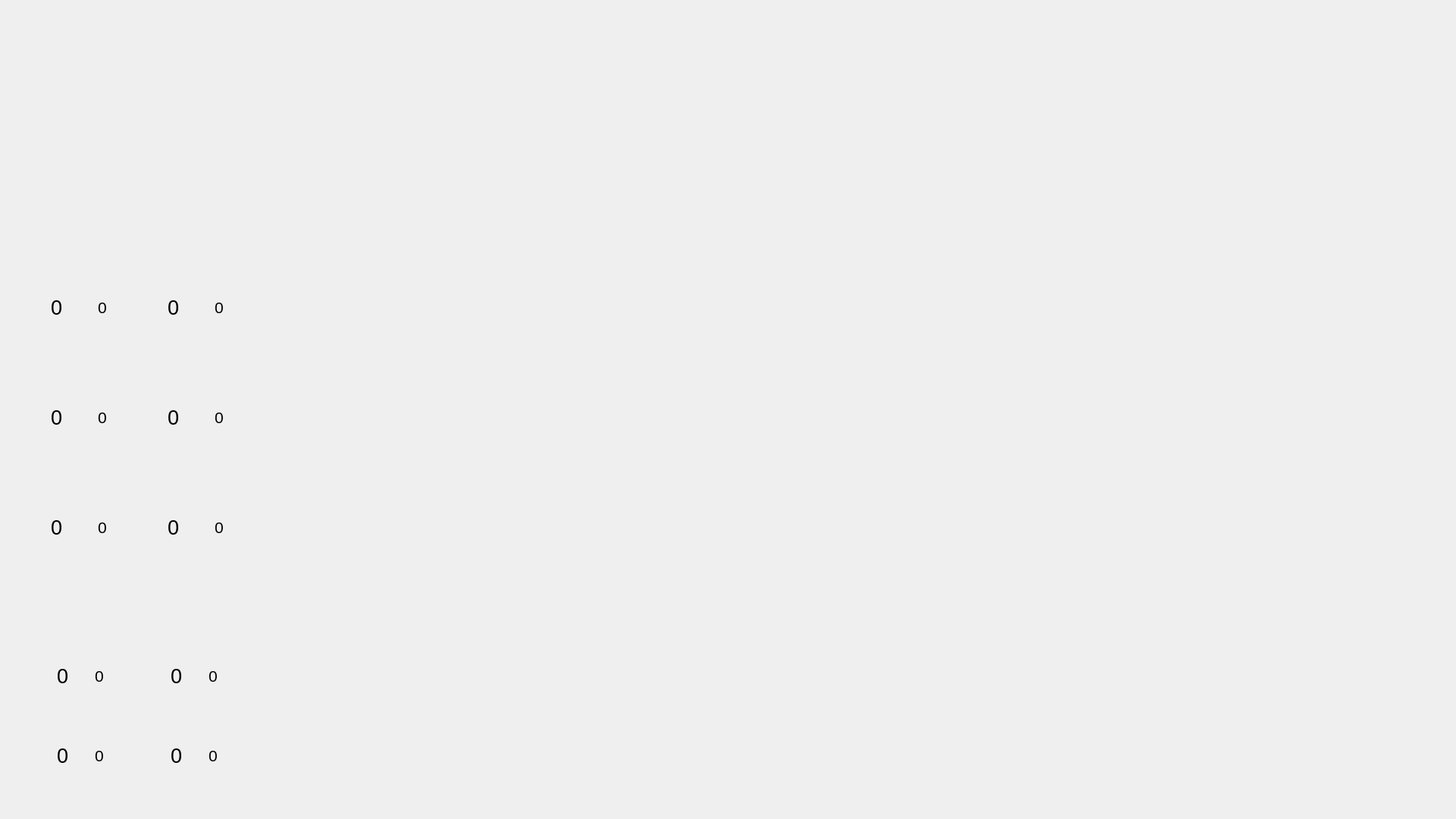
<?xml version="1.0" encoding="UTF-8"?>
<ui version="4.0">
 <class>MainWindow</class>
 <widget class="QMainWindow" name="MainWindow">
  <property name="geometry">
   <rect>
    <x>0</x>
    <y>0</y>
    <width>1920</width>
    <height>1080</height>
   </rect>
  </property>
  <property name="maximumSize">
   <size>
    <width>1920</width>
    <height>1080</height>
   </size>
  </property>
  <property name="windowTitle">
   <string>MainWindow</string>
  </property>
  <property name="styleSheet">
   <string notr="true"/>
  </property>
  <widget class="QWidget" name="centralwidget">
   <widget class="QWidget" name="leftMenu" native="true">
    <property name="geometry">
     <rect>
      <x>0</x>
      <y>0</y>
      <width>370</width>
      <height>1080</height>
     </rect>
    </property>
    <property name="minimumSize">
     <size>
      <width>370</width>
      <height>1080</height>
     </size>
    </property>
    <widget class="QWidget" name="layoutWidget">
     <property name="geometry">
      <rect>
       <x>0</x>
       <y>0</y>
       <width>401</width>
       <height>1077</height>
      </rect>
     </property>
     <layout class="QVBoxLayout" name="verticalLayout">
      <item>
       <spacer name="verticalSpacer">
        <property name="orientation">
         <enum>Qt::Vertical</enum>
        </property>
        <property name="sizeType">
         <enum>QSizePolicy::Fixed</enum>
        </property>
        <property name="sizeHint" stdset="0">
         <size>
          <width>370</width>
          <height>325</height>
         </size>
        </property>
       </spacer>
      </item>
      <item>
       <layout class="QGridLayout" name="gridLayout">
        <property name="sizeConstraint">
         <enum>QLayout::SetFixedSize</enum>
        </property>
        <property name="horizontalSpacing">
         <number>25</number>
        </property>
        <property name="verticalSpacing">
         <number>85</number>
        </property>
        <item row="0" column="0">
         <layout class="QHBoxLayout" name="horizontalLayout">
          <property name="spacing">
           <number>12</number>
          </property>
          <property name="sizeConstraint">
           <enum>QLayout::SetFixedSize</enum>
          </property>
          <item>
           <spacer name="horizontalSpacer_2">
            <property name="orientation">
             <enum>Qt::Horizontal</enum>
            </property>
            <property name="sizeType">
             <enum>QSizePolicy::Fixed</enum>
            </property>
            <property name="sizeHint" stdset="0">
             <size>
              <width>50</width>
              <height>20</height>
             </size>
            </property>
           </spacer>
          </item>
          <item>
           <widget class="QLabel" name="temp_img">
            <property name="sizePolicy">
             <sizepolicy hsizetype="Fixed" vsizetype="Fixed">
              <horstretch>5</horstretch>
              <verstretch>0</verstretch>
             </sizepolicy>
            </property>
            <property name="minimumSize">
             <size>
              <width>50</width>
              <height>60</height>
             </size>
            </property>
            <property name="font">
             <font>
              <pointsize>20</pointsize>
             </font>
            </property>
            <property name="styleSheet">
             <string/>
            </property>
            <property name="text">
             <string>0</string>
            </property>
            <property name="alignment">
             <set>Qt::AlignLeading|Qt::AlignLeft|Qt::AlignVCenter</set>
            </property>
           </widget>
          </item>
          <item>
           <widget class="QLabel" name="temp">
            <property name="sizePolicy">
             <sizepolicy hsizetype="Fixed" vsizetype="Fixed">
              <horstretch>0</horstretch>
              <verstretch>0</verstretch>
             </sizepolicy>
            </property>
            <property name="minimumSize">
             <size>
              <width>50</width>
              <height>40</height>
             </size>
            </property>
            <property name="maximumSize">
             <size>
              <width>50</width>
              <height>40</height>
             </size>
            </property>
            <property name="font">
             <font>
              <family>Arial</family>
              <pointsize>16</pointsize>
             </font>
            </property>
            <property name="styleSheet">
             <string notr="true"/>
            </property>
            <property name="text">
             <string>0</string>
            </property>
            <property name="textFormat">
             <enum>Qt::AutoText</enum>
            </property>
            <property name="alignment">
             <set>Qt::AlignLeading|Qt::AlignLeft|Qt::AlignVCenter</set>
            </property>
           </widget>
          </item>
         </layout>
        </item>
        <item row="0" column="1">
         <layout class="QHBoxLayout" name="horizontalLayout_4">
          <property name="spacing">
           <number>12</number>
          </property>
          <item>
           <widget class="QLabel" name="pres_img">
            <property name="sizePolicy">
             <sizepolicy hsizetype="Fixed" vsizetype="Fixed">
              <horstretch>0</horstretch>
              <verstretch>0</verstretch>
             </sizepolicy>
            </property>
            <property name="minimumSize">
             <size>
              <width>50</width>
              <height>60</height>
             </size>
            </property>
            <property name="font">
             <font>
              <pointsize>20</pointsize>
             </font>
            </property>
            <property name="styleSheet">
             <string/>
            </property>
            <property name="text">
             <string>0</string>
            </property>
            <property name="alignment">
             <set>Qt::AlignLeading|Qt::AlignLeft|Qt::AlignVCenter</set>
            </property>
           </widget>
          </item>
          <item>
           <widget class="QLabel" name="pres">
            <property name="sizePolicy">
             <sizepolicy hsizetype="Fixed" vsizetype="Fixed">
              <horstretch>0</horstretch>
              <verstretch>0</verstretch>
             </sizepolicy>
            </property>
            <property name="minimumSize">
             <size>
              <width>50</width>
              <height>40</height>
             </size>
            </property>
            <property name="maximumSize">
             <size>
              <width>50</width>
              <height>40</height>
             </size>
            </property>
            <property name="font">
             <font>
              <family>Arial</family>
              <pointsize>16</pointsize>
             </font>
            </property>
            <property name="styleSheet">
             <string notr="true"/>
            </property>
            <property name="text">
             <string>0</string>
            </property>
            <property name="textFormat">
             <enum>Qt::AutoText</enum>
            </property>
            <property name="alignment">
             <set>Qt::AlignLeading|Qt::AlignLeft|Qt::AlignVCenter</set>
            </property>
           </widget>
          </item>
          <item>
           <spacer name="horizontalSpacer">
            <property name="orientation">
             <enum>Qt::Horizontal</enum>
            </property>
            <property name="sizeType">
             <enum>QSizePolicy::Fixed</enum>
            </property>
            <property name="sizeHint" stdset="0">
             <size>
              <width>50</width>
              <height>20</height>
             </size>
            </property>
           </spacer>
          </item>
         </layout>
        </item>
        <item row="1" column="0">
         <layout class="QHBoxLayout" name="horizontalLayout_2">
          <property name="spacing">
           <number>12</number>
          </property>
          <item>
           <spacer name="horizontalSpacer_4">
            <property name="orientation">
             <enum>Qt::Horizontal</enum>
            </property>
            <property name="sizeType">
             <enum>QSizePolicy::Fixed</enum>
            </property>
            <property name="sizeHint" stdset="0">
             <size>
              <width>50</width>
              <height>20</height>
             </size>
            </property>
           </spacer>
          </item>
          <item>
           <widget class="QLabel" name="bot_img">
            <property name="sizePolicy">
             <sizepolicy hsizetype="Fixed" vsizetype="Fixed">
              <horstretch>0</horstretch>
              <verstretch>0</verstretch>
             </sizepolicy>
            </property>
            <property name="minimumSize">
             <size>
              <width>50</width>
              <height>60</height>
             </size>
            </property>
            <property name="font">
             <font>
              <pointsize>20</pointsize>
             </font>
            </property>
            <property name="styleSheet">
             <string/>
            </property>
            <property name="text">
             <string>0</string>
            </property>
            <property name="alignment">
             <set>Qt::AlignLeading|Qt::AlignLeft|Qt::AlignVCenter</set>
            </property>
           </widget>
          </item>
          <item>
           <widget class="QLabel" name="bot">
            <property name="sizePolicy">
             <sizepolicy hsizetype="Fixed" vsizetype="Fixed">
              <horstretch>0</horstretch>
              <verstretch>0</verstretch>
             </sizepolicy>
            </property>
            <property name="minimumSize">
             <size>
              <width>50</width>
              <height>40</height>
             </size>
            </property>
            <property name="maximumSize">
             <size>
              <width>50</width>
              <height>40</height>
             </size>
            </property>
            <property name="font">
             <font>
              <family>Arial</family>
              <pointsize>16</pointsize>
             </font>
            </property>
            <property name="styleSheet">
             <string notr="true"/>
            </property>
            <property name="text">
             <string>0</string>
            </property>
            <property name="textFormat">
             <enum>Qt::AutoText</enum>
            </property>
            <property name="alignment">
             <set>Qt::AlignLeading|Qt::AlignLeft|Qt::AlignVCenter</set>
            </property>
           </widget>
          </item>
         </layout>
        </item>
        <item row="1" column="1">
         <layout class="QHBoxLayout" name="horizontalLayout_5">
          <property name="spacing">
           <number>12</number>
          </property>
          <item>
           <widget class="QLabel" name="spin_img">
            <property name="sizePolicy">
             <sizepolicy hsizetype="Fixed" vsizetype="Fixed">
              <horstretch>0</horstretch>
              <verstretch>0</verstretch>
             </sizepolicy>
            </property>
            <property name="minimumSize">
             <size>
              <width>50</width>
              <height>60</height>
             </size>
            </property>
            <property name="font">
             <font>
              <pointsize>20</pointsize>
             </font>
            </property>
            <property name="styleSheet">
             <string/>
            </property>
            <property name="text">
             <string>0</string>
            </property>
            <property name="alignment">
             <set>Qt::AlignLeading|Qt::AlignLeft|Qt::AlignVCenter</set>
            </property>
           </widget>
          </item>
          <item>
           <widget class="QLabel" name="spin">
            <property name="sizePolicy">
             <sizepolicy hsizetype="Fixed" vsizetype="Fixed">
              <horstretch>0</horstretch>
              <verstretch>0</verstretch>
             </sizepolicy>
            </property>
            <property name="minimumSize">
             <size>
              <width>50</width>
              <height>40</height>
             </size>
            </property>
            <property name="maximumSize">
             <size>
              <width>50</width>
              <height>40</height>
             </size>
            </property>
            <property name="font">
             <font>
              <family>Arial</family>
              <pointsize>16</pointsize>
             </font>
            </property>
            <property name="styleSheet">
             <string notr="true"/>
            </property>
            <property name="text">
             <string>0</string>
            </property>
            <property name="textFormat">
             <enum>Qt::AutoText</enum>
            </property>
            <property name="alignment">
             <set>Qt::AlignLeading|Qt::AlignLeft|Qt::AlignVCenter</set>
            </property>
           </widget>
          </item>
          <item>
           <spacer name="horizontalSpacer_3">
            <property name="orientation">
             <enum>Qt::Horizontal</enum>
            </property>
            <property name="sizeType">
             <enum>QSizePolicy::Fixed</enum>
            </property>
            <property name="sizeHint" stdset="0">
             <size>
              <width>50</width>
              <height>20</height>
             </size>
            </property>
           </spacer>
          </item>
         </layout>
        </item>
        <item row="2" column="0">
         <layout class="QHBoxLayout" name="horizontalLayout_3">
          <property name="spacing">
           <number>12</number>
          </property>
          <item>
           <spacer name="horizontalSpacer_6">
            <property name="orientation">
             <enum>Qt::Horizontal</enum>
            </property>
            <property name="sizeType">
             <enum>QSizePolicy::Fixed</enum>
            </property>
            <property name="sizeHint" stdset="0">
             <size>
              <width>50</width>
              <height>20</height>
             </size>
            </property>
           </spacer>
          </item>
          <item>
           <widget class="QLabel" name="pitch_img">
            <property name="sizePolicy">
             <sizepolicy hsizetype="Fixed" vsizetype="Fixed">
              <horstretch>0</horstretch>
              <verstretch>0</verstretch>
             </sizepolicy>
            </property>
            <property name="minimumSize">
             <size>
              <width>50</width>
              <height>60</height>
             </size>
            </property>
            <property name="font">
             <font>
              <pointsize>20</pointsize>
             </font>
            </property>
            <property name="styleSheet">
             <string/>
            </property>
            <property name="text">
             <string>0</string>
            </property>
            <property name="alignment">
             <set>Qt::AlignLeading|Qt::AlignLeft|Qt::AlignVCenter</set>
            </property>
           </widget>
          </item>
          <item>
           <widget class="QLabel" name="pitch">
            <property name="sizePolicy">
             <sizepolicy hsizetype="Fixed" vsizetype="Fixed">
              <horstretch>0</horstretch>
              <verstretch>0</verstretch>
             </sizepolicy>
            </property>
            <property name="minimumSize">
             <size>
              <width>50</width>
              <height>40</height>
             </size>
            </property>
            <property name="maximumSize">
             <size>
              <width>50</width>
              <height>40</height>
             </size>
            </property>
            <property name="font">
             <font>
              <family>Arial</family>
              <pointsize>16</pointsize>
             </font>
            </property>
            <property name="styleSheet">
             <string notr="true"/>
            </property>
            <property name="text">
             <string>0</string>
            </property>
            <property name="textFormat">
             <enum>Qt::AutoText</enum>
            </property>
            <property name="alignment">
             <set>Qt::AlignLeading|Qt::AlignLeft|Qt::AlignVCenter</set>
            </property>
           </widget>
          </item>
         </layout>
        </item>
        <item row="2" column="1">
         <layout class="QHBoxLayout" name="horizontalLayout_6">
          <property name="spacing">
           <number>12</number>
          </property>
          <item>
           <widget class="QLabel" name="roll_img">
            <property name="sizePolicy">
             <sizepolicy hsizetype="Fixed" vsizetype="Fixed">
              <horstretch>0</horstretch>
              <verstretch>0</verstretch>
             </sizepolicy>
            </property>
            <property name="minimumSize">
             <size>
              <width>50</width>
              <height>60</height>
             </size>
            </property>
            <property name="font">
             <font>
              <pointsize>20</pointsize>
             </font>
            </property>
            <property name="styleSheet">
             <string/>
            </property>
            <property name="text">
             <string>0</string>
            </property>
            <property name="alignment">
             <set>Qt::AlignLeading|Qt::AlignLeft|Qt::AlignVCenter</set>
            </property>
           </widget>
          </item>
          <item>
           <widget class="QLabel" name="roll">
            <property name="sizePolicy">
             <sizepolicy hsizetype="Fixed" vsizetype="Fixed">
              <horstretch>0</horstretch>
              <verstretch>0</verstretch>
             </sizepolicy>
            </property>
            <property name="minimumSize">
             <size>
              <width>50</width>
              <height>40</height>
             </size>
            </property>
            <property name="maximumSize">
             <size>
              <width>50</width>
              <height>40</height>
             </size>
            </property>
            <property name="font">
             <font>
              <family>Arial</family>
              <pointsize>16</pointsize>
             </font>
            </property>
            <property name="styleSheet">
             <string notr="true"/>
            </property>
            <property name="text">
             <string>0</string>
            </property>
            <property name="textFormat">
             <enum>Qt::AutoText</enum>
            </property>
            <property name="alignment">
             <set>Qt::AlignLeading|Qt::AlignLeft|Qt::AlignVCenter</set>
            </property>
           </widget>
          </item>
          <item>
           <spacer name="horizontalSpacer_5">
            <property name="orientation">
             <enum>Qt::Horizontal</enum>
            </property>
            <property name="sizeType">
             <enum>QSizePolicy::Fixed</enum>
            </property>
            <property name="sizeHint" stdset="0">
             <size>
              <width>50</width>
              <height>20</height>
             </size>
            </property>
           </spacer>
          </item>
         </layout>
        </item>
       </layout>
      </item>
      <item>
       <spacer name="verticalSpacer_2">
        <property name="orientation">
         <enum>Qt::Vertical</enum>
        </property>
        <property name="sizeType">
         <enum>QSizePolicy::Fixed</enum>
        </property>
        <property name="sizeHint" stdset="0">
         <size>
          <width>20</width>
          <height>80</height>
         </size>
        </property>
       </spacer>
      </item>
      <item>
       <layout class="QGridLayout" name="gridLayout_2" rowstretch="0,0" columnstretch="0,0" rowminimumheight="0,0" columnminimumwidth="40,40">
        <property name="sizeConstraint">
         <enum>QLayout::SetFixedSize</enum>
        </property>
        <property name="horizontalSpacing">
         <number>25</number>
        </property>
        <property name="verticalSpacing">
         <number>45</number>
        </property>
        <item row="0" column="0">
         <layout class="QHBoxLayout" name="horizontalLayout_7">
          <item>
           <spacer name="horizontalSpacer_9">
            <property name="orientation">
             <enum>Qt::Horizontal</enum>
            </property>
            <property name="sizeType">
             <enum>QSizePolicy::Fixed</enum>
            </property>
            <property name="sizeHint" stdset="0">
             <size>
              <width>50</width>
              <height>20</height>
             </size>
            </property>
           </spacer>
          </item>
          <item>
           <widget class="QLabel" name="gps_lat_img">
            <property name="sizePolicy">
             <sizepolicy hsizetype="Fixed" vsizetype="Fixed">
              <horstretch>0</horstretch>
              <verstretch>0</verstretch>
             </sizepolicy>
            </property>
            <property name="minimumSize">
             <size>
              <width>50</width>
              <height>60</height>
             </size>
            </property>
            <property name="font">
             <font>
              <pointsize>20</pointsize>
             </font>
            </property>
            <property name="styleSheet">
             <string/>
            </property>
            <property name="text">
             <string>0</string>
            </property>
            <property name="alignment">
             <set>Qt::AlignLeading|Qt::AlignLeft|Qt::AlignVCenter</set>
            </property>
           </widget>
          </item>
          <item>
           <widget class="QLabel" name="gps_lat">
            <property name="sizePolicy">
             <sizepolicy hsizetype="Fixed" vsizetype="Fixed">
              <horstretch>0</horstretch>
              <verstretch>0</verstretch>
             </sizepolicy>
            </property>
            <property name="minimumSize">
             <size>
              <width>50</width>
              <height>40</height>
             </size>
            </property>
            <property name="maximumSize">
             <size>
              <width>50</width>
              <height>40</height>
             </size>
            </property>
            <property name="font">
             <font>
              <family>Arial</family>
              <pointsize>16</pointsize>
             </font>
            </property>
            <property name="styleSheet">
             <string notr="true"/>
            </property>
            <property name="text">
             <string>0</string>
            </property>
            <property name="textFormat">
             <enum>Qt::AutoText</enum>
            </property>
            <property name="alignment">
             <set>Qt::AlignLeading|Qt::AlignLeft|Qt::AlignVCenter</set>
            </property>
           </widget>
          </item>
         </layout>
        </item>
        <item row="0" column="1">
         <layout class="QHBoxLayout" name="horizontalLayout_8">
          <item>
           <widget class="QLabel" name="gps_long_img">
            <property name="sizePolicy">
             <sizepolicy hsizetype="Fixed" vsizetype="Fixed">
              <horstretch>0</horstretch>
              <verstretch>0</verstretch>
             </sizepolicy>
            </property>
            <property name="minimumSize">
             <size>
              <width>50</width>
              <height>60</height>
             </size>
            </property>
            <property name="font">
             <font>
              <pointsize>20</pointsize>
             </font>
            </property>
            <property name="styleSheet">
             <string/>
            </property>
            <property name="text">
             <string>0</string>
            </property>
            <property name="alignment">
             <set>Qt::AlignLeading|Qt::AlignLeft|Qt::AlignVCenter</set>
            </property>
           </widget>
          </item>
          <item>
           <widget class="QLabel" name="gps_long">
            <property name="sizePolicy">
             <sizepolicy hsizetype="Fixed" vsizetype="Fixed">
              <horstretch>0</horstretch>
              <verstretch>0</verstretch>
             </sizepolicy>
            </property>
            <property name="minimumSize">
             <size>
              <width>50</width>
              <height>40</height>
             </size>
            </property>
            <property name="maximumSize">
             <size>
              <width>50</width>
              <height>40</height>
             </size>
            </property>
            <property name="font">
             <font>
              <family>Arial</family>
              <pointsize>16</pointsize>
             </font>
            </property>
            <property name="styleSheet">
             <string notr="true"/>
            </property>
            <property name="text">
             <string>0</string>
            </property>
            <property name="textFormat">
             <enum>Qt::AutoText</enum>
            </property>
            <property name="alignment">
             <set>Qt::AlignLeading|Qt::AlignLeft|Qt::AlignVCenter</set>
            </property>
           </widget>
          </item>
          <item>
           <spacer name="horizontalSpacer_7">
            <property name="orientation">
             <enum>Qt::Horizontal</enum>
            </property>
            <property name="sizeType">
             <enum>QSizePolicy::Fixed</enum>
            </property>
            <property name="sizeHint" stdset="0">
             <size>
              <width>50</width>
              <height>20</height>
             </size>
            </property>
           </spacer>
          </item>
         </layout>
        </item>
        <item row="1" column="0">
         <layout class="QHBoxLayout" name="horizontalLayout_9">
          <property name="sizeConstraint">
           <enum>QLayout::SetMinimumSize</enum>
          </property>
          <item>
           <spacer name="horizontalSpacer_10">
            <property name="orientation">
             <enum>Qt::Horizontal</enum>
            </property>
            <property name="sizeType">
             <enum>QSizePolicy::Fixed</enum>
            </property>
            <property name="sizeHint" stdset="0">
             <size>
              <width>50</width>
              <height>20</height>
             </size>
            </property>
           </spacer>
          </item>
          <item>
           <widget class="QLabel" name="gps_alt_img">
            <property name="sizePolicy">
             <sizepolicy hsizetype="Fixed" vsizetype="Fixed">
              <horstretch>0</horstretch>
              <verstretch>0</verstretch>
             </sizepolicy>
            </property>
            <property name="minimumSize">
             <size>
              <width>50</width>
              <height>60</height>
             </size>
            </property>
            <property name="font">
             <font>
              <pointsize>20</pointsize>
             </font>
            </property>
            <property name="styleSheet">
             <string/>
            </property>
            <property name="text">
             <string>0</string>
            </property>
            <property name="alignment">
             <set>Qt::AlignLeading|Qt::AlignLeft|Qt::AlignVCenter</set>
            </property>
           </widget>
          </item>
          <item>
           <widget class="QLabel" name="gps_alt">
            <property name="sizePolicy">
             <sizepolicy hsizetype="Fixed" vsizetype="Fixed">
              <horstretch>0</horstretch>
              <verstretch>0</verstretch>
             </sizepolicy>
            </property>
            <property name="minimumSize">
             <size>
              <width>50</width>
              <height>40</height>
             </size>
            </property>
            <property name="maximumSize">
             <size>
              <width>50</width>
              <height>40</height>
             </size>
            </property>
            <property name="font">
             <font>
              <family>Arial</family>
              <pointsize>16</pointsize>
             </font>
            </property>
            <property name="styleSheet">
             <string notr="true"/>
            </property>
            <property name="text">
             <string>0</string>
            </property>
            <property name="textFormat">
             <enum>Qt::AutoText</enum>
            </property>
            <property name="alignment">
             <set>Qt::AlignLeading|Qt::AlignLeft|Qt::AlignVCenter</set>
            </property>
           </widget>
          </item>
         </layout>
        </item>
        <item row="1" column="1">
         <layout class="QHBoxLayout" name="horizontalLayout_10">
          <item>
           <widget class="QLabel" name="gps_sats_img">
            <property name="sizePolicy">
             <sizepolicy hsizetype="Fixed" vsizetype="Fixed">
              <horstretch>0</horstretch>
              <verstretch>0</verstretch>
             </sizepolicy>
            </property>
            <property name="minimumSize">
             <size>
              <width>50</width>
              <height>60</height>
             </size>
            </property>
            <property name="font">
             <font>
              <pointsize>20</pointsize>
             </font>
            </property>
            <property name="styleSheet">
             <string/>
            </property>
            <property name="text">
             <string>0</string>
            </property>
            <property name="alignment">
             <set>Qt::AlignLeading|Qt::AlignLeft|Qt::AlignVCenter</set>
            </property>
           </widget>
          </item>
          <item>
           <widget class="QLabel" name="gps_sats">
            <property name="sizePolicy">
             <sizepolicy hsizetype="Fixed" vsizetype="Fixed">
              <horstretch>0</horstretch>
              <verstretch>0</verstretch>
             </sizepolicy>
            </property>
            <property name="minimumSize">
             <size>
              <width>50</width>
              <height>40</height>
             </size>
            </property>
            <property name="maximumSize">
             <size>
              <width>50</width>
              <height>40</height>
             </size>
            </property>
            <property name="font">
             <font>
              <family>Arial</family>
              <pointsize>16</pointsize>
             </font>
            </property>
            <property name="styleSheet">
             <string notr="true"/>
            </property>
            <property name="text">
             <string>0</string>
            </property>
            <property name="textFormat">
             <enum>Qt::AutoText</enum>
            </property>
            <property name="alignment">
             <set>Qt::AlignLeading|Qt::AlignLeft|Qt::AlignVCenter</set>
            </property>
           </widget>
          </item>
          <item>
           <spacer name="horizontalSpacer_8">
            <property name="orientation">
             <enum>Qt::Horizontal</enum>
            </property>
            <property name="sizeType">
             <enum>QSizePolicy::Fixed</enum>
            </property>
            <property name="sizeHint" stdset="0">
             <size>
              <width>50</width>
              <height>20</height>
             </size>
            </property>
           </spacer>
          </item>
         </layout>
        </item>
       </layout>
      </item>
     </layout>
    </widget>
   </widget>
  </widget>
  <widget class="QMenuBar" name="menubar">
   <property name="geometry">
    <rect>
     <x>0</x>
     <y>0</y>
     <width>1920</width>
     <height>26</height>
    </rect>
   </property>
  </widget>
 </widget>
 <resources/>
 <connections/>
</ui>
